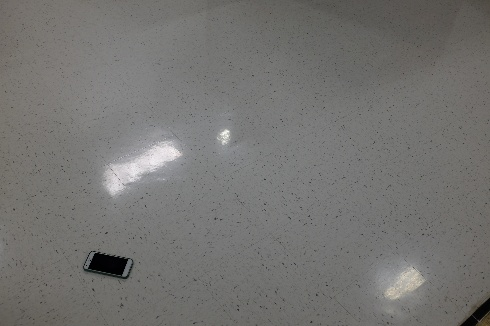
#> input picture Assignment_1_detection/submission/test/122.jpg, 490 x 326 px, given as the content of the folder D:/Data/cs-8395-dl/assignment2_data/train, which was not available
$ python color_constancy.py
#> lines starting #> are read from the running program, lines starting #| are printed output that depends on the picture; after the words box and inside, x2 and y2 are one past the last pixel; in counts of white or black regions, pixels touching at a corner belong together; pictures that were not available may be replaced by others from this repository, and a replacement may not be noted
import numpy as np
from skimage import io
import argparse
import math
from matplotlib import pyplot as plt

class ColorConstancy():
    def __init__(self,verbose=False, thresh_bg=None):
#> in compute_cc, img is the input picture: shape (326, 490, 3); mean R, G, B 116.3, 115.4, 113.1
        self.verbose = verbose
        self.thresh_bg = thresh_bg
    def thresh_img(self,img,thresh):
        red_range = thresh[0]!=img[:,:,0]
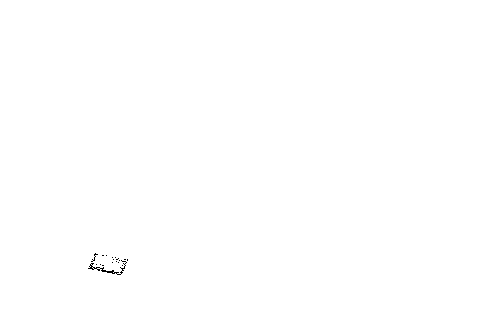
#> red_range: shape (326, 490) bool; 99.9% white; black in thin lines or dots, all inside (x1, y1, x2, y2) = (88, 253, 128, 275)
        green_range = thresh[1]!=img[:,:,1]
#> green_range: shape (326, 490) bool; 100% white; black in thin lines or dots, all inside (x1, y1, x2, y2) = (90, 254, 479, 323)
        blue_range = thresh[2]!=img[:,:,2]
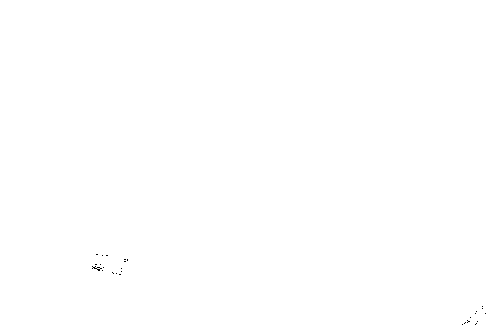
#> blue_range: shape (326, 490) bool; 100% white; black in thin lines or dots, all inside (x1, y1, x2, y2) = (92, 254, 486, 325)
        valid_range = np.logical_or(red_range, green_range, blue_range)
#> valid_range: shape (326, 490) bool; 100% white; black in thin lines or dots, all inside (x1, y1, x2, y2) = (90, 254, 126, 273)
        return valid_range

    def color_constancy(self,img,preserve_range=True):
#> called with preserve_range = True
        e = np.zeros([3])
        for i in range(3):
            x = img[:,:,i]
            x=x[x!=0]
            e[i]=x.mean()
#> after the loop, e = [116.4, 115.4, 113.2]
        if self.verbose: print('channel means',e)
        e=e/math.sqrt(sum(e*e))
#> e = [0.584, 0.579, 0.568]
        if self.verbose: print('illumination estimate',e)
        d=1/(math.sqrt(3)*e)
#> d = [0.988, 0.996, 1.02]
        if self.verbose: print('correction coefficient',d)
    #     print(d)
        img_t= img*d
        for i in range(3):
            if self.verbose:
                print('transformed image channel {} max\min: {}\{}'.format(
                i+1,img_t[:,:,i].max(),img_t[:,:,i].min()))
        if preserve_range:
            if self.verbose:
                print('setting values above 255 to 255')
            img_t=img_t.flatten()
            img_t[img_t>255]=255
            img_t=img_t.reshape(img.shape)
        return img_t.astype(np.uint8)

    def compute_cc(self,src,dst,path_skin=None):

        img = io.imread(src)
        if img.shape[2]>3:
            img=img[:,:,:3]
        if path_skin is not None:
            mask_skin=io.imread(path_skin)
            mask_skin = mask_skin/mask_skin.max()
            if len(mask_skin.shape)<3:
                mask_skin = np.repeat(mask_skin[:, :, np.newaxis], 3, axis=2)
            img = (img*mask_skin).astype(np.uint8)
            # if self.verbose==True:
            #     plt.imshow(img)
            #     plt.show()

        if self.thresh_bg is None:
            thresh = img[0, 0, :]
            print('setting threshold for background region, ',thresh)
        else:
            thresh=self.thresh_bg
        mask = self.thresh_img(img,thresh)
        mask = np.repeat(mask[:, :, np.newaxis], 3, axis=2)
        img_thresh = img*mask
        img_tx = self.color_constancy(img_thresh)
        io.imsave(dst,img_tx)

if __name__=='__main__':
    import os
    from glob import glob
    from tqdm import tqdm
    # [10 lines of commented-out code are left out]
    color_constancy = ColorConstancy(verbose=False,thresh_bg=[0,0,0])
    # [5 lines of commented-out code are left out]
    dir_src = r'D:\Data\cs-8395-dl\assignment2_data\train'
    dir_dst = r'D:\Data\cs-8395-dl\assignment2_data_cc-gw\train'
    # dir_skin = r'D:\Data\cGVHD_img_SPIE2018\ConsensusCalls\Network_Analysis\extracted_skin_edited'
    flpaths=glob(os.path.join(dir_src,'*.jpg'))


    for src in tqdm(flpaths):
        flname = os.path.basename(src).split('.')[0]
        dst = os.path.join(dir_dst, flname+'.jpg')
        # path_skin = os.path.join(dir_skin, flname+'.png')
        color_constancy.compute_cc(src, dst)

$ run again, on Assignment_1_detection/submission/test/123.jpg
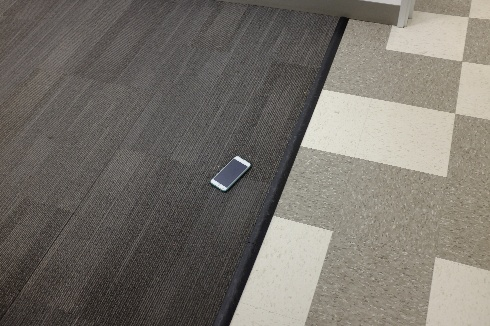
#> input picture Assignment_1_detection/submission/test/123.jpg, 490 x 326 px, given as the content of the folder D:/Data/cs-8395-dl/assignment2_data/train, which was not available
#> in compute_cc, img is the input picture: shape (326, 490, 3); mean R, G, B 118.7, 114, 106.9
#> red_range: shape (326, 490) bool; every value is 1
#> mask: shape (326, 490, 3) bool; every value is 1
#> the loop in color_constancy, `for i in range(3):` made 3 passes
#> pass 1, in color_constancy, `x = img[:,:,i]`:
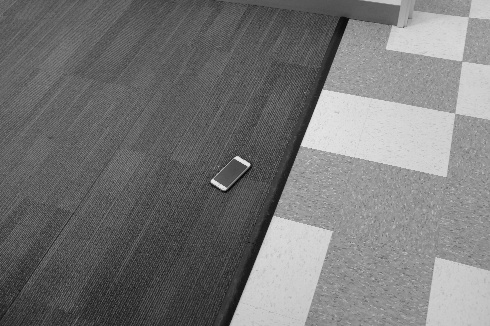
#> x: shape (326, 490); min 2, max 232, mean 118.7
#> pass 3, in color_constancy, `x = img[:,:,i]`:
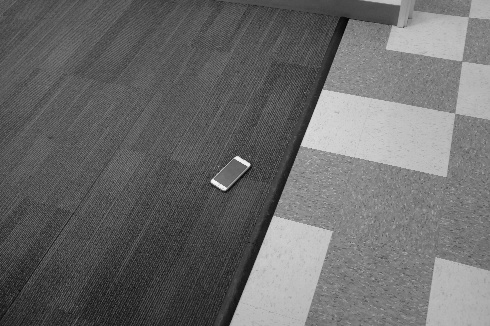
#> x: shape (326, 490); min 4, max 249, mean 106.9
#> after the loop in color_constancy, `for i in range(3):`: e = [118.7, 114, 106.9]
#> in color_constancy, `e=e/math.sqrt(sum(e*e))`: e = [0.605, 0.581, 0.545]
#> d = [0.955, 0.994, 1.06]
